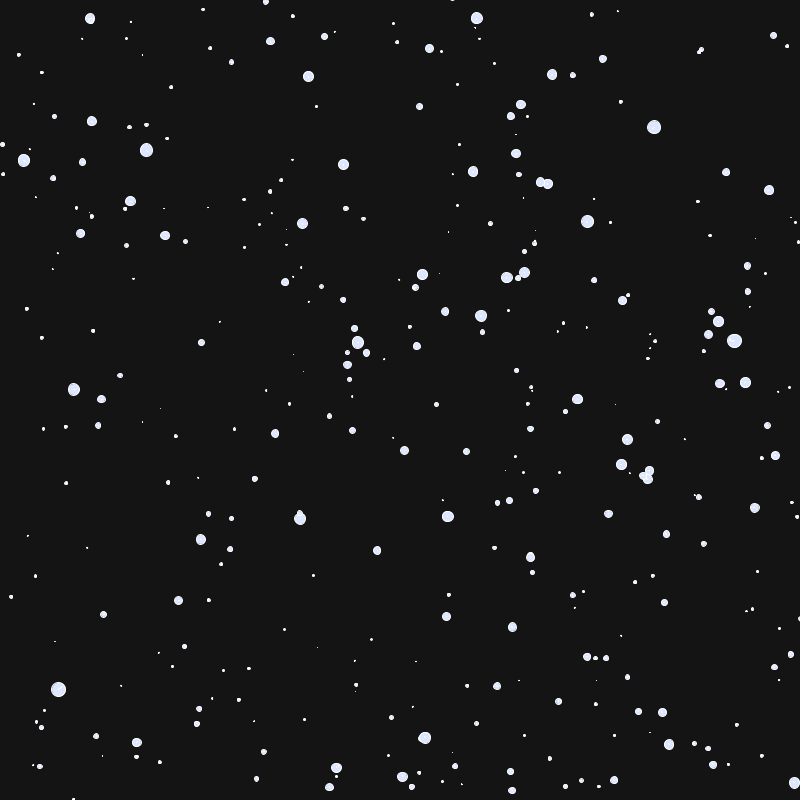
Frame 1 (no input)
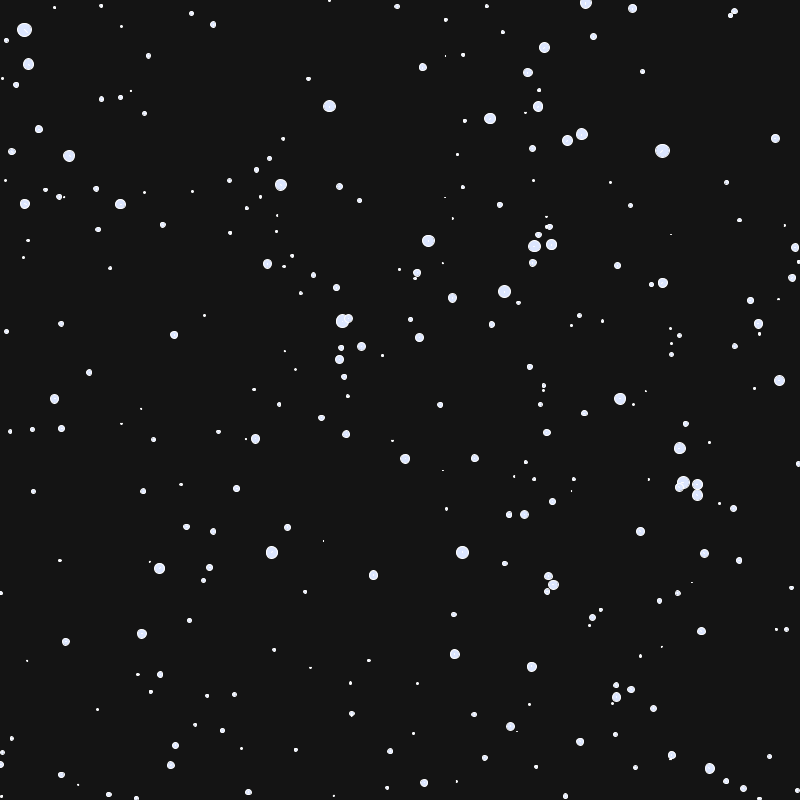
Frame 60 (the mouse pressed at the canvas centre just before this capture)
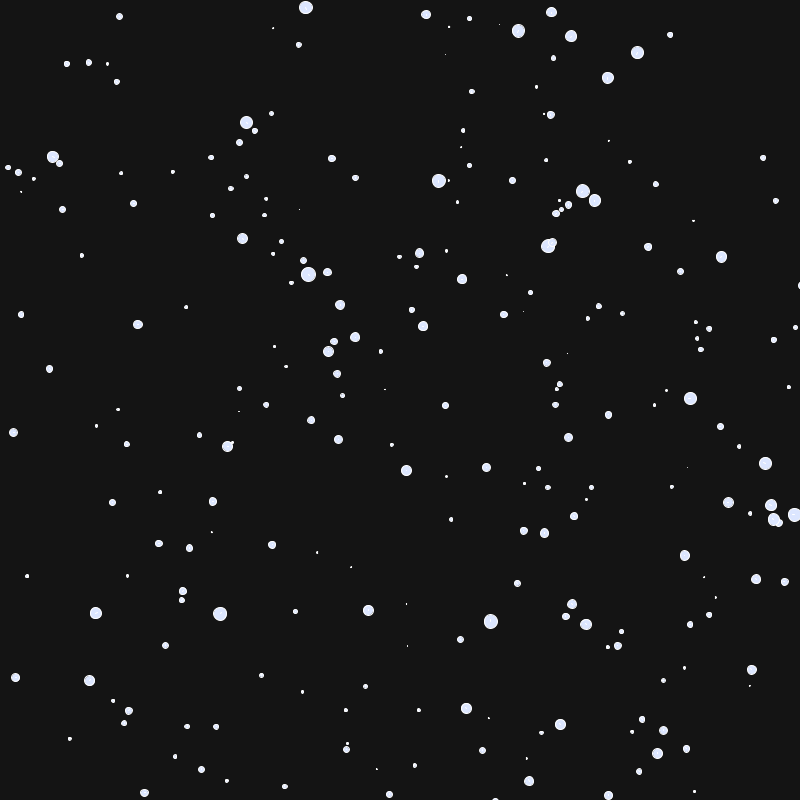
Frame 120 (the mouse held since frame 60 and released just before this capture)

The Processing sketch that drew these frames (run headless with seeded random() and noise(); from frame 60 on, the mouse is pressed at the canvas centre):

// Processing sketch: Starfield
// ── Starfield.pde
final int starsAmount = 1000;

float speed = 1; // global

Star[] stars;

void setup()
{
  size(800, 800);
  stars = new Star[starsAmount];
  for(int i = 0; i < starsAmount; ++i)
  {
    stars[i] = new Star();
  }
  // star color
  fill(220,230,255);
  noStroke();
  // trace color
  stroke(255);
}
void draw()
{
  background(20);
  translate(width/2, height/2);
  
  for(int i = 0; i < starsAmount; ++i)
  {
    stars[i].update();
    stars[i].show();
  }
}

void keyPressed()
{
  if (key == CODED)
  {
    if (keyCode == UP) ++speed;
    else if (keyCode == DOWN) --speed;
    
    speed = constrain(speed, 1, 15);
  }
}

// ── Star.pde
class Star
{
  // FIELDS
  private float x;
  private float y;
  private float z;
  
  private float pz;
  // CONSTRUCTORS
  Star()
  {
    x = random(-width/2, width/2);
    y = random(-height/2, height/2);
    z = random(width);
    
    pz = z;
  }
  // METHODS
  void update()
  {
    z -= speed;
    
    if (z < 1) reset();
  }
  void show()
  {
    // star    
    float sx = map(x/z, 0, 1, 0, width);
    float sy = map(y/z, 0, 1, 0, width);

    float r = map(z, 0, width, 16, 0);
    
    ellipse(sx, sy, r, r);
    
    // trace
    float px = map(x/pz, 0, 1, 0, width);
    float py = map(y/pz, 0, 1, 0, height);
    
    pz = z;
    
    line(px, py, sx, sy);
  }
  void reset()
  {
    x = random(-width, width);
    y = random(-height, height);
    z = width;
    
    pz = z;
  }
}
